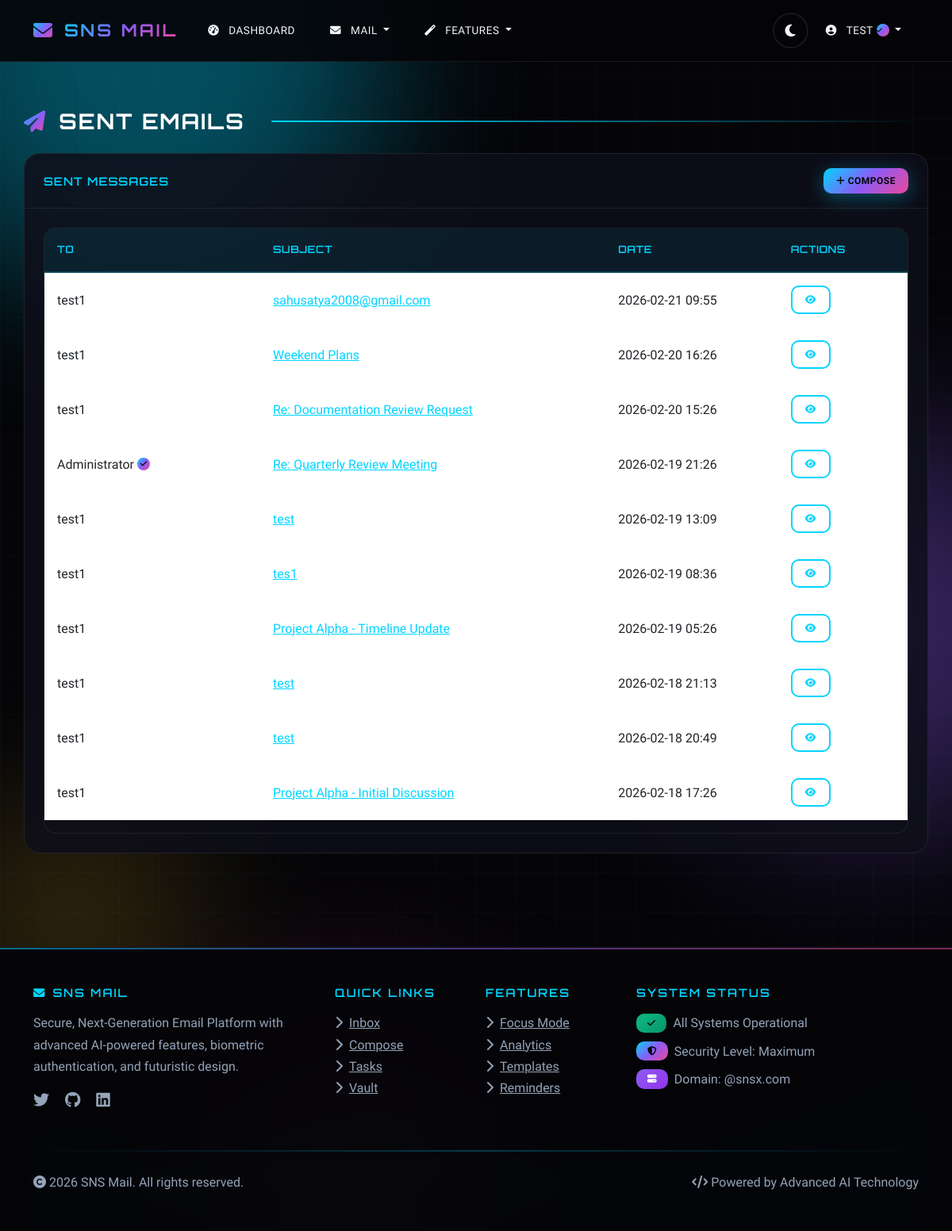
/sent (signed in), run on the app's committed database.
### sns_mail/database/models.py (models this page shows, shortened)
class User(UserMixin, db.Model):
    __tablename__ = 'users'
    id = db.Column(db.Integer, primary_key=True)
    name = db.Column(db.String(100), nullable=False)
    username = db.Column(db.String(50), unique=True, nullable=False)
    email = db.Column(db.String(120), unique=True, nullable=False)
    password_hash = db.Column(db.String(128))
    face_photo = db.Column(db.String(200))
    eye_scan = db.Column(db.String(200))
    totp_secret = db.Column(db.String(16))
    is_2fa_enabled = db.Column(db.Boolean, default=False)
    is_admin = db.Column(db.Boolean, default=False)
    is_server_admin = db.Column(db.Boolean, default=False)
    is_banned = db.Column(db.Boolean, default=False)
    ban_reason = db.Column(db.Text)
    is_verified = db.Column(db.Boolean, default=False)  # Blue tick verification
    created_at = db.Column(db.DateTime, default=datetime.utcnow)
    last_login = db.Column(db.DateTime)
    login_attempts = db.Column(db.Integer, default=0)
    locked_until = db.Column(db.DateTime)
    ai_preferences = db.Column(db.Text)  # JSON for AI learning preferences
    mood_tracking_enabled = db.Column(db.Boolean, default=True)
    focus_mode_enabled = db.Column(db.Boolean, default=False)
    focus_mode_until = db.Column(db.DateTime)
    sent_emails = db.relationship('Email', foreign_keys='Email.sender_id', backref='sender', lazy='dynamic')
    received_emails = db.relationship('Email', foreign_keys='Email.recipient_id', backref='recipient', lazy='dynamic')
    drafts = db.relationship('Draft', backref='user', lazy='dynamic')
    sent_folders = db.relationship('SentFolder', backref='user', lazy='dynamic')
    important_folders = db.relationship('ImportantFolder', backref='user', lazy='dynamic')
    archive_folders = db.relationship('ArchiveFolder', backref='user', lazy='dynamic')
    deleted_folders = db.relationship('DeletedFolder', backref='user', lazy='dynamic')
    spam_folders = db.relationship('SpamFolder', backref='user', lazy='dynamic')
    notes = db.relationship('Note', backref='user', lazy='dynamic')
    tasks = db.relationship('Task', backref='user', lazy='dynamic')
    vault_items = db.relationship('VaultItem', backref='user', lazy='dynamic')
    email_analytics = db.relationship('EmailAnalytics', backref='user', lazy='dynamic')
    scheduled_emails = db.relationship('ScheduledEmail', backref='user', lazy='dynamic')
    mood_logs = db.relationship('MoodLog', backref='user', lazy='dynamic')
    focus_sessions = db.relationship('FocusSession', backref='user', lazy='dynamic')
    email_templates = db.relationship('EmailTemplate', backref='user', lazy='dynamic')

class Email(db.Model):
    __tablename__ = 'emails'
    id = db.Column(db.Integer, primary_key=True)
    subject = db.Column(db.String(200), nullable=False)
    body = db.Column(db.Text, nullable=False)
    sender_id = db.Column(db.Integer, db.ForeignKey('users.id'), nullable=False)
    recipient_id = db.Column(db.Integer, db.ForeignKey('users.id'), nullable=False)
    sent_at = db.Column(db.DateTime, default=datetime.utcnow)
    read_at = db.Column(db.DateTime)
    is_read = db.Column(db.Boolean, default=False)
    is_important = db.Column(db.Boolean, default=False)
    is_deleted = db.Column(db.Boolean, default=False)
    is_spam = db.Column(db.Boolean, default=False)
    attachment_path = db.Column(db.String(200))
    attachment_filename = db.Column(db.String(100))
    virus_detected = db.Column(db.Boolean, default=False)
    is_self_destructing = db.Column(db.Boolean, default=False)
    destruct_after_read = db.Column(db.Boolean, default=False)
    destruct_at = db.Column(db.DateTime)
    destructed_at = db.Column(db.DateTime)
    is_encrypted = db.Column(db.Boolean, default=False)
    encryption_key = db.Column(db.String(64))
    mood_score = db.Column(db.Float)  # AI-detected mood (-1 to 1)
    mood_label = db.Column(db.String(20))  # positive, negative, neutral
    ai_summary = db.Column(db.Text)  # AI-generated summary
    priority_score = db.Column(db.Float, default=0.5)  # 0-1 priority
    read_duration = db.Column(db.Integer)  # seconds spent reading
    is_pinned = db.Column(db.Boolean, default=False)
    pinned_at = db.Column(db.DateTime)
    follow_up_reminder = db.Column(db.DateTime)
    follow_up_sent = db.Column(db.Boolean, default=False)

### sns_mail/core/client_routes.py (the view)
@client.route('/sent')
@login_required
def sent():
    page = request.args.get('page', 1, type=int)
    emails = Email.query.filter_by(sender_id=current_user.id, is_deleted=False)\
        .order_by(Email.sent_at.desc()).paginate(page=page, per_page=20)
    return render_template('client/sent.html', emails=emails)

### sns_mail/templates/client/sent.html (shortened to what this page needs)
{% extends "base.html" %}
{% block content %}
<div class="row">
    <div class="col-12">
        <h2 class="mb-4">
            <i class="fas fa-paper-plane text-success"></i>
            Sent Emails
        </h2>
    </div>
</div>
<div class="row">
    <div class="col-12">
        <div class="card">
            <div class="card-header d-flex justify-content-between align-items-center">
                <span>Sent Messages</span>
                <a href="{{ url_for('client.compose') }}" class="btn btn-primary btn-sm">
                    <i class="fas fa-plus"></i> Compose
                </a>
            </div>
            <div class="card-body">
                {% if emails.items %}
                    <div class="table-responsive">
                        <table class="table table-hover">
                            <thead>
                                <tr>
                                    <th width="25%">To</th>
                                    <th width="40%">Subject</th>
                                    <th width="20%">Date</th>
                                    <th width="15%">Actions</th>
                                </tr>
                            </thead>
                            <tbody>
                                {% for email in emails.items %}
                                <tr>
                                    <td>
                                        <span class="verified-name">
                                            {{ email.recipient.name }}
                                            {% if email.recipient.is_verified %}
                                                <span class="verified-badge verified-badge-sm" data-tooltip="Verified User">
                                                    <i class="fas fa-check"></i>
                                                </span>
                                            {% endif %}
                                        </span>
                                    </td>
                                    <td>
                                        <a href="{{ url_for('client.view_email', email_id=email.id) }}">
                                            {{ email.subject }}
                                        </a>
                                    </td>
                                    <td>{{ email.sent_at.strftime('%Y-%m-%d %H:%M') }}</td>
                                    <td>
                                        <a href="{{ url_for('client.view_email', email_id=email.id) }}"
                                           class="btn btn-outline-primary btn-sm" title="View">
                                            <i class="fas fa-eye"></i>
                                        </a>
                                    </td>
                                </tr>
                                {% endfor %}
                            </tbody>
                        </table>
                    </div>
                {% endif %}
            </div>
        </div>
    </div>
</div>
{% endblock %}

### sns_mail/templates/base.html (shortened to what this page needs)
<!DOCTYPE html>
<html lang="en">
<head>
    <link href="https://cdn.jsdelivr.net/npm/bootstrap@5.3.0/dist/css/bootstrap.min.css" rel="stylesheet">
    <link href="https://cdnjs.cloudflare.com/ajax/libs/font-awesome/6.4.0/css/all.min.css" rel="stylesheet">
    <link href="{{ url_for('static', filename='css/style.css') }}" rel="stylesheet">
</head>
<body>
    <div class="parallax-container">
        <div class="parallax-orb orb-1"></div>
        <div class="parallax-orb orb-4"></div>
    </div>
    <div class="wave-container">
    </div>
    <nav class="navbar navbar-expand-lg navbar-dark" id="mainNavbar">
        <div class="container">
            <a class="navbar-brand" href="{{ url_for('auth.index') }}">
                <i class="fas fa-envelope icon-animated"></i>
                <span>SNS Mail</span>
            </a>
            <div class="collapse navbar-collapse" id="navbarNav">
                <ul class="navbar-nav me-auto">
                    {% if current_user.is_authenticated %}
                        <li class="nav-item">
                            <a class="nav-link" href="{{ url_for('client.dashboard') }}">
                                <i class="fas fa-tachometer-alt"></i> Dashboard
                            </a>
                        </li>
                        <li class="nav-item dropdown">
                            <a class="nav-link dropdown-toggle" href="#" role="button" data-bs-toggle="dropdown">
                                <i class="fas fa-envelope"></i> Mail
                            </a>
                        </li>
                        <li class="nav-item dropdown">
                            <a class="nav-link dropdown-toggle" href="#" role="button" data-bs-toggle="dropdown">
                                <i class="fas fa-magic"></i> Features
                            </a>
                        </li>
                    {% endif %}
                </ul>
                <ul class="navbar-nav d-flex align-items-center">
                    <li class="nav-item">
                        <button class="theme-toggle" id="themeToggle" title="Toggle Theme">
                            <i class="fas fa-moon" id="themeIcon"></i>
                        </button>
                    </li>
                    {% if current_user.is_authenticated %}
                        <li class="nav-item dropdown">
                            <a class="nav-link dropdown-toggle" href="#" role="button" data-bs-toggle="dropdown">
                                <i class="fas fa-user-circle"></i>
                                <span class="verified-name">
                                    {{ current_user.username }}
                                    {% if current_user.is_verified %}
                                        <span class="verified-badge verified-badge-sm" data-tooltip="Verified User">
                                            <i class="fas fa-check"></i>
                                        </span>
                                    {% endif %}
                                </span>
                            </a>
                        </li>
                    {% endif %}
                </ul>
            </div>
        </div>
    </nav>
    <main class="container mt-4">
        {% block content %}{% endblock %}
    </main>
    <footer class="text-light mt-5 py-5">
        <div class="container">
            <div class="row">
                <div class="col-lg-4 mb-4">
                    <h5><i class="fas fa-envelope me-2 icon-pulse"></i>SNS Mail</h5>
                    <p class="mt-3">Secure, Next-Generation Email Platform with advanced AI-powered features, biometric authentication, and futuristic design.</p>
                    <div class="mt-3">
                        <a href="#" class="text-secondary me-3"><i class="fab fa-twitter fa-lg icon-animated"></i></a>
                        <a href="#" class="text-secondary me-3"><i class="fab fa-github fa-lg icon-animated"></i></a>
                        <a href="#" class="text-secondary me-3"><i class="fab fa-linkedin fa-lg icon-animated"></i></a>
                    </div>
                </div>
                <div class="col-lg-2 col-md-4 mb-4">
                    <h5>Quick Links</h5>
                    <ul class="list-unstyled mt-3">
                        <li><a href="{{ url_for('client.inbox') }}" class="text-secondary"><i class="fas fa-chevron-right me-2"></i>Inbox</a></li>
                        <li><a href="{{ url_for('client.compose') }}" class="text-secondary"><i class="fas fa-chevron-right me-2"></i>Compose</a></li>
                        <li><a href="{{ url_for('features.tasks') }}" class="text-secondary"><i class="fas fa-chevron-right me-2"></i>Tasks</a></li>
                        <li><a href="{{ url_for('features.vault') }}" class="text-secondary"><i class="fas fa-chevron-right me-2"></i>Vault</a></li>
                    </ul>
                </div>
                <div class="col-lg-2 col-md-4 mb-4">
                    <h5>Features</h5>
                    <ul class="list-unstyled mt-3">
                        <li><a href="{{ url_for('features.focus_mode') }}" class="text-secondary"><i class="fas fa-chevron-right me-2"></i>Focus Mode</a></li>
                        <li><a href="{{ url_for('features.analytics') }}" class="text-secondary"><i class="fas fa-chevron-right me-2"></i>Analytics</a></li>
                        <li><a href="{{ url_for('features.templates') }}" class="text-secondary"><i class="fas fa-chevron-right me-2"></i>Templates</a></li>
                        <li><a href="{{ url_for('features.reminders') }}" class="text-secondary"><i class="fas fa-chevron-right me-2"></i>Reminders</a></li>
                    </ul>
                </div>
                <div class="col-lg-4 col-md-4 mb-4">
                    <h5>System Status</h5>
                    <div class="mt-3">
                        <div class="d-flex align-items-center mb-2">
                            <span class="badge bg-success me-2"><i class="fas fa-check icon-pulse"></i></span>
                            <span class="text-secondary">All Systems Operational</span>
                        </div>
                        <div class="d-flex align-items-center mb-2">
                            <span class="badge bg-primary me-2"><i class="fas fa-shield-alt icon-pulse"></i></span>
                            <span class="text-secondary">Security Level: Maximum</span>
                        </div>
                        <div class="d-flex align-items-center">
                            <span class="badge bg-info me-2"><i class="fas fa-server icon-pulse"></i></span>
                            <span class="text-secondary">Domain: @snsx.com</span>
                        </div>
                    </div>
                </div>
            </div>
            <hr>
            <div class="row align-items-center">
                <div class="col-md-6">
                    <p class="mb-0 text-secondary">
                        <i class="fas fa-copyright"></i> 2026 SNS Mail. All rights reserved.
                    </p>
                </div>
                <div class="col-md-6 text-md-end">
                    <p class="mb-0 text-secondary">
                        <i class="fas fa-code"></i> Powered by Advanced AI Technology
                    </p>
                </div>
            </div>
        </div>
    </footer>
</body>
</html>

### data on the page
User: username "TEST"
Email: recipient.name "test1", subject "sahusatya2008@gmail.com", sent_at "2026-02-21 09:55"
Email: recipient.name "test1", subject "Weekend Plans", sent_at "2026-02-20 16:26"
Email: recipient.name "test1", subject "Re: Documentation Review Request", sent_at "2026-02-20 15:26"
Email: recipient.name "Administrator", subject "Re: Quarterly Review Meeting", sent_at "2026-02-19 21:26"
Email: recipient.name "test1", subject "test", sent_at "2026-02-19 13:09"
Email: recipient.name "test1", subject "tes1", sent_at "2026-02-19 08:36"
Email: recipient.name "test1", subject "Project Alpha - Timeline Update", sent_at "2026-02-19 05:26"
Email: recipient.name "test1", subject "test", sent_at "2026-02-18 21:13"
Email: recipient.name "test1", subject "test", sent_at "2026-02-18 20:49"
Email: recipient.name "test1", subject "Project Alpha - Initial Discussion", sent_at "2026-02-18 17:26"
